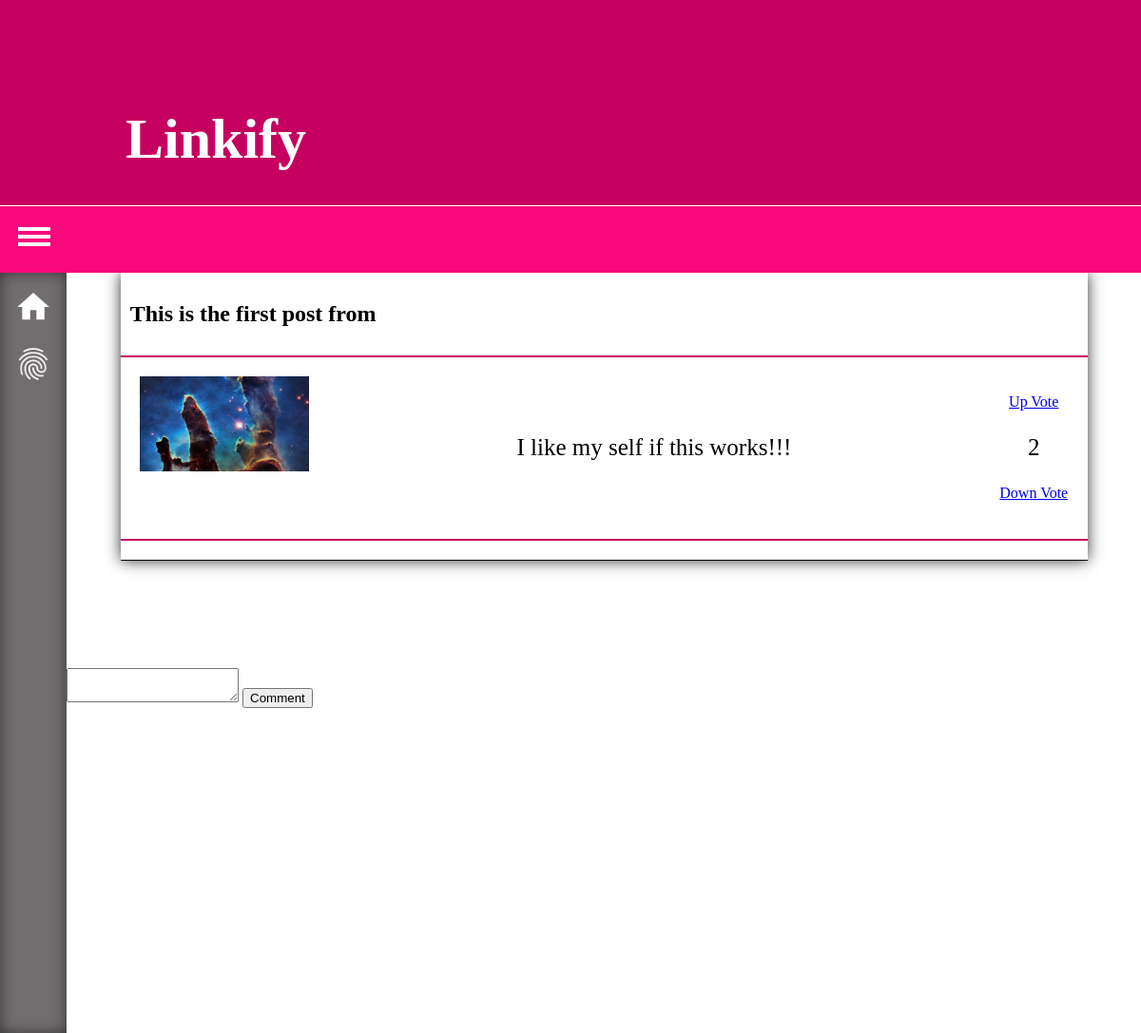
/topick.php?id=11, run on an earlier commit of the app's database.
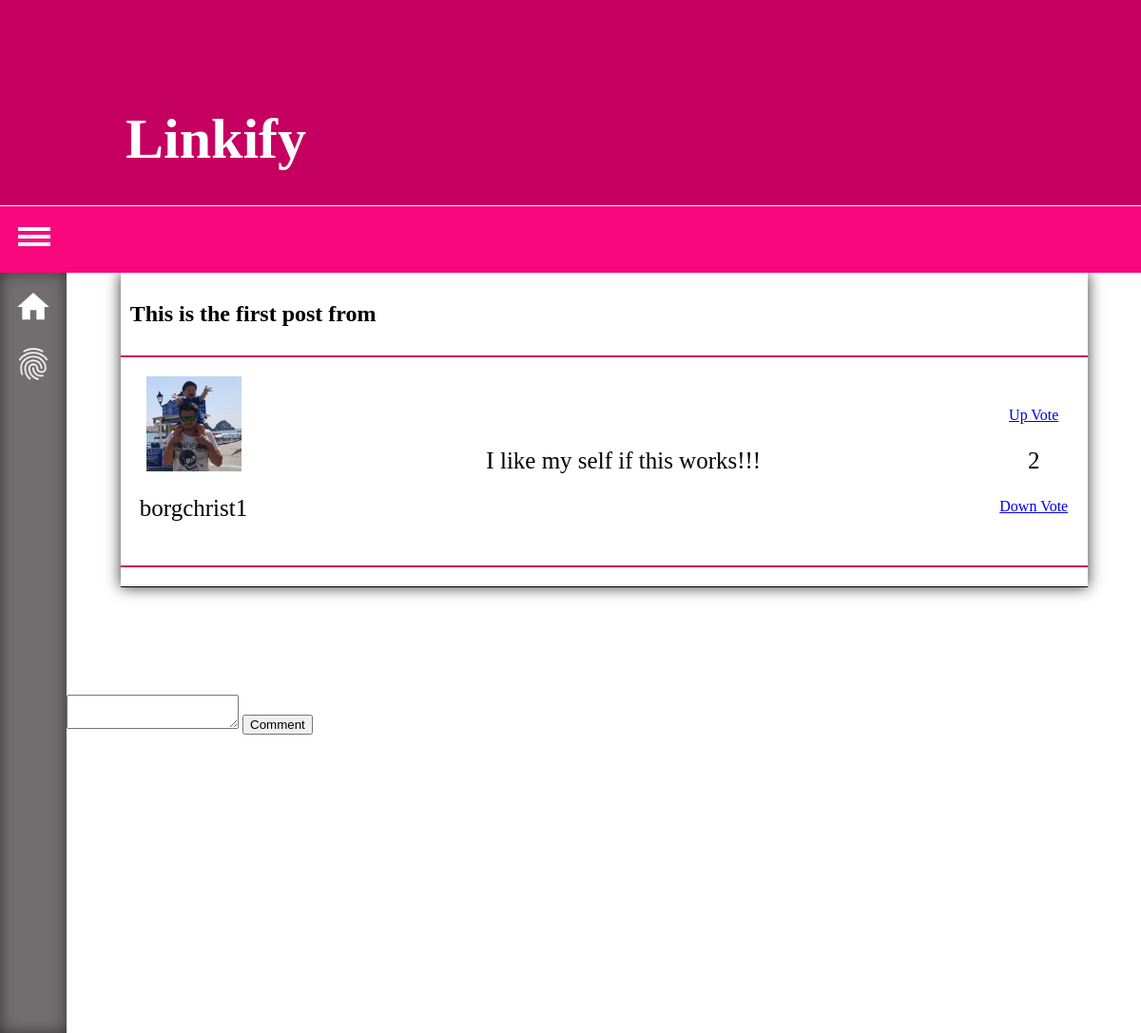
And on a later commit of the database.
### tables this page shows
CREATE TABLE IF NOT EXISTS `posts` (
  `id` int(11) NOT NULL,
  `head` varchar(200) NOT NULL,
  `url` varchar(300) NOT NULL,
  `post` varchar(1000) NOT NULL,
  `user_id` int(11) NOT NULL,
  `datum` datetime NOT NULL,
  `votes` int(11) DEFAULT NULL
);

CREATE TABLE IF NOT EXISTS `users` (
  `id` int(11) NOT NULL,
  `email` varchar(70) NOT NULL,
  `username` varchar(70) NOT NULL,
  `password` varchar(60) NOT NULL,
  `avatar` varchar(300) NOT NULL
);

### classes/Query.php (called while the page is built, shortened)
<?php
class Query
{
    private $db;
    public function __construct()
    {
        $this->db = new Database();
    }
    public function getObjectById ($id, $table, $class)
    {
        $query = $this->db->getObjects("SELECT * FROM {$table}
            WHERE id = {$id}", $class);
        return $query;
    }
}

### classes/Database.php (called while the page is built, shortened)
<?php
class Database
{
    private $host = "localhost";
    private $dbName = "linkify";
    private $port = 3306;
    private $username = "root";
    private $password = "root";
    private $socetType = "mysql";
    private $instance = NULL;
    function __construct()
    {
        if ($this->instance == NULL) {
            try {
                $db = new PDO (''.$this->socetType .':host='. $this->host . ';port='. $this->port .';dbname='. $this->dbName .';', $this->username, $this->password );
                $this->instance = $db;
            } catch (Exception $e) {
                die($e->getMessage());            }
        }
    }
    public function getObjects($sql, $class)
    {
        $query = $this->instance->prepare($sql);
        $query->execute();
        $query->setFetchMode(PDO::FETCH_CLASS, $class);
        $result = $query->fetchAll();
        return $result;
    }
}

### classes/Post.php (called while the page is built, shortened)
<?php
class Post {
    private $id;
    private $head;
    private $post;
    private $user_id;
    private $votes;
    public function getId()
    {
        return $this->id;
    }
    public function getHead()
    {
        return $this->head;
    }
    public function getPost()
    {
        return $this->post;
    }
    public function getUser_id()
    {
        return $this->user_id;
    }
    public function getVotes()
    {
        return $this->votes;
    }
}

### resources/lib/index-get-user.php (called while the page is built)
<?php
function getAuthor($id)
{
    $getUser = new Query();
    $users = $getUser->getObjectById($id, "users", "User");
    foreach ($users as $user){
        return $user;
    }
}

### classes/User.php (called while the page is built, shortened)
<?php
class User
{
    private $id;
    private $username;
    private $avatar;
    public function getId()
    {
        return  $this->id;
    }
    public function getUsername()
    {
        return $this->username;
    }
    public function getAvatar()
    {
        return $this->avatar;
    }
}

### topick.php (the view, shortened to what this page needs)
<?php
require "classes/Post.php";
require "classes/Database.php";
require "classes/Comment.php";
require "classes/User.php";
require "classes/Query.php";
require "resources/lib/index-get-user.php";
$postId = $_GET["id"];
$objects = new Query();
$posts = $objects->getObjectById($postId, "posts", "Post");
?>
<html>
    <?php require "resources/blocks/head.php"; ?>
    <body>
        <?php require "resources/blocks/big-header.php";
        require "resources/blocks/header.php";
        require "resources/blocks/left-panel.php";
        ?>
        <div class="page-wrapper">
            <?php foreach ($posts as $post):
                $user = getAuthor($post->getUser_id()); ?>
                <div class="post-wrapper">
                    <div class="post-head">
                        <h2><?php print $post->getHead();?></h2>
                    </div>
                    <div class="content-wrapper">
                        <div class="post-avatar">
                            <img src="resources/img/users/<?php print $user->getId() . "/" . $user->getAvatar(); ?>" height="100">
                            <p><?php print $user->getUsername(); ?></p>
                        </div>
                        <div class="post-content">
                            <p><?php print $post->getPost(); ?></p>
                        </div>
                        <div class="likes">
                            <a href="resources/lib/vote.php?id=<?php print $post->getId(); ?>&vote=1&table=posts&class=Post">Up Vote</a>
                            <p><?php if($post->getVotes() !== null) print $post->getVotes(); else print 0; ?></p>
                            <a href="resources/lib/vote.php?id=<?php print $post->getId(); ?>&vote=-1&table=posts&class=Post">Down Vote</a>
                        </div>
                    </div>
                    <div class="more">
                    </div>
                </div>
            <?php endforeach; ?>
            <form id="comment-form" method="post" action="resources/lib/comments.php">
                <textarea name="comment"></textarea>
                <input type="submit" value="Comment">
            </form>
        </div>
    </body>
</html>

What changed in the data, as far as the page shows it:
changed posts "I like my self if this works!!!": user.avatar: a different picture; user.username (not shown) → "borgchrist1"
